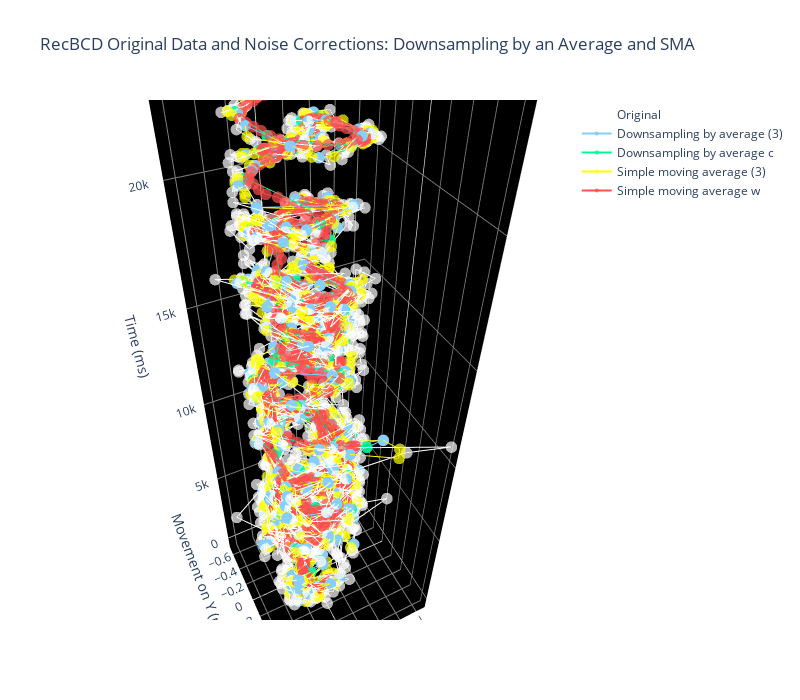

Notebook cell for this chart:
### Code cell
#downsampling by average (pixel displacement)k=3
x2 = dsa3.iloc[:,3]
y2 = dsa3.iloc[:,4]
z2 = dsa3.iloc[:,7] 

#original data (pixel displacement) 
x3 = data.iloc[:,3]
y3 = data.iloc[:,4]
z3 = data.iloc[:,7] 

#simple moving average data window = 3
x4 = ma.iloc[:,3]
y4 = ma.iloc[:,4]
z4 = ma.iloc[:,7]

#downsampling by average c = 
x5 = dsac.iloc[:,3]
y5 = dsac.iloc[:,4]
z5 = dsac.iloc[:,7] 

#simple moving average data w = 
x6 = maw.iloc[:,3]
y6 = maw.iloc[:,4]
z6 = maw.iloc[:,7]

#must call go.Figure to have the most options for interactive plotting 

trace2=go.Scatter3d(x=x2, y=y2, z=z2, name = 'Downsampling by average (3)', marker=dict(size=4,color='lightskyblue', colorscale='Plasma', showscale=False, colorbar=dict(title='Time (ms)')),line=dict(color='lightskyblue',width=2))
trace1=go.Scatter3d(x=x3, y=y3, z=z3, name = 'Original', marker=dict(size=4,color='white',opacity=0.7, showscale=False, colorbar=dict(title='Time (ms)')),line=dict(color='white',width=2))
trace4=go.Scatter3d(x=x4, y=y4, z=z4, name= 'Simple moving average (3)', marker=dict(size=4,color='yellow',opacity=0.7, showscale=False, colorbar=dict(title='Time (ms)')),line=dict(color='yellow',width=2))
trace3=go.Scatter3d(x=x5, y=y5, z=z5, name= 'Downsampling by average c', marker=dict(size=4,color='mediumspringgreen',opacity=0.9, showscale=False, colorbar=dict(title='Time (ms)')),line=dict(color='mediumspringgreen',width=2))
trace5=go.Scatter3d(x=x6, y=y6, z=z6, name= 'Simple moving average w', marker=dict(size=4,color='#ff4f4f',opacity=0.7, showscale=False, colorbar=dict(title='Time (ms)')),line=dict(color='#ff4f4f',width=2))
fig = go.Figure(data=[trace1,trace2,trace3,trace4,trace5])


fig.update_layout(title='RecBCD Original Data and Noise Corrections: Downsampling by an Average and SMA')

fig.update_layout(scene = dict(
                    xaxis_title='Movement on X (pixel displacement)',
                    yaxis_title='Movement on Y (pixel displacement)',
                    zaxis_title='Time (ms)'))

#It seems to be the norm to format long lines of code like this
#Here we can tweak the background color, grid color, and color of the origin for all axes/planes
fig.update_layout(scene = dict(
                    xaxis = dict(
                         backgroundcolor="black",
                         gridcolor="gray",
                         showbackground=True,
                         zerolinecolor="white",),
                    yaxis = dict(
                        backgroundcolor="black",
                        gridcolor="gray",
                        showbackground=True,
                        zerolinecolor="white"),
                    zaxis = dict(
                        backgroundcolor="black",
                        gridcolor="gray",
                        showbackground=True,
                        zerolinecolor="white"),),
                  )

#Here we can tweak the size and aspect ratio of the graph and determine the default camera zoom and angle 
fig.update_layout(
    width=800,
    height=700,
    autosize=False,
    scene=dict(
        camera=dict(
            up=dict(
                x=0,
                y=0,
                z=1
            ),
            eye=dict(
                x=1,
                y=2,
                z=2,
            )
        ),
        aspectratio = dict( x=1, y=1, z=4 ),
        aspectmode = 'manual'
    ),
)

fig.show()

### Figure 1 — Plotly figure (JSON) as saved in the notebook; plotly's stock layout.template omitted (floating-point values rounded to 4 significant figures; data arrays with more than 128 entries replaced by an {"elided": "..."} marker saying what was removed)
{"data": [{"line": {"color": "white", "width": 2}, "marker": {"color": "white", "colorbar": {"title": {"text": "Time (ms)"}}, "opacity": 0.7, "showscale": false, "size": 4}, "name": "Original", "type": "scatter3d", "x": {"elided": "1400 float values"}, "y": {"elided": "1400 float values"}, "z": {"elided": "1400 int values"}}, {"line": {"color": "lightskyblue", "width": 2}, "marker": {"color": "lightskyblue", "colorbar": {"title": {"text": "Time (ms)"}}, "colorscale": [[0, "#0d0887"], [0.1111, "#46039f"], [0.2222, "#7201a8"], [0.3333, "#9c179e"], [0.4444, "#bd3786"], [0.5556, "#d8576b"], [0.6667, "#ed7953"], [0.7778, "#fb9f3a"], [0.8889, "#fdca26"], [1, "#f0f921"]], "showscale": false, "size": 4}, "name": "Downsampling by average (3)", "type": "scatter3d", "x": {"elided": "466 float values"}, "y": {"elided": "466 float values"}, "z": {"elided": "466 int values"}}, {"line": {"color": "mediumspringgreen", "width": 2}, "marker": {"color": "mediumspringgreen", "colorbar": {"title": {"text": "Time (ms)"}}, "opacity": 0.9, "showscale": false, "size": 4}, "name": "Downsampling by average c", "type": "scatter3d", "x": {"elided": "233 float values"}, "y": {"elided": "233 float values"}, "z": {"elided": "233 int values"}}, {"line": {"color": "yellow", "width": 2}, "marker": {"color": "yellow", "colorbar": {"title": {"text": "Time (ms)"}}, "opacity": 0.7, "showscale": false, "size": 4}, "name": "Simple moving average (3)", "type": "scatter3d", "x": {"elided": "1398 float values"}, "y": {"elided": "1398 float values"}, "z": {"elided": "1398 int values"}}, {"line": {"color": "#ff4f4f", "width": 2}, "marker": {"color": "#ff4f4f", "colorbar": {"title": {"text": "Time (ms)"}}, "opacity": 0.7, "showscale": false, "size": 4}, "name": "Simple moving average w", "type": "scatter3d", "x": {"elided": "1391 float values"}, "y": {"elided": "1391 float values"}, "z": {"elided": "1391 int values"}}], "layout": {"autosize": false, "height": 700, "scene": {"aspectmode": "manual", "aspectratio": {"x": 1, "y": 1, "z": 4}, "camera": {"eye": {"x": 1, "y": 2, "z": 2}, "up": {"x": 0, "y": 0, "z": 1}}, "xaxis": {"backgroundcolor": "black", "gridcolor": "gray", "showbackground": true, "title": {"text": "Movement on X (pixel displacement)"}, "zerolinecolor": "white"}, "yaxis": {"backgroundcolor": "black", "gridcolor": "gray", "showbackground": true, "title": {"text": "Movement on Y (pixel displacement)"}, "zerolinecolor": "white"}, "zaxis": {"backgroundcolor": "black", "gridcolor": "gray", "showbackground": true, "title": {"text": "Time (ms)"}, "zerolinecolor": "white"}}, "title": {"text": "RecBCD Original Data and Noise Corrections: Downsampling by an Average and SMA"}, "width": 800}}
